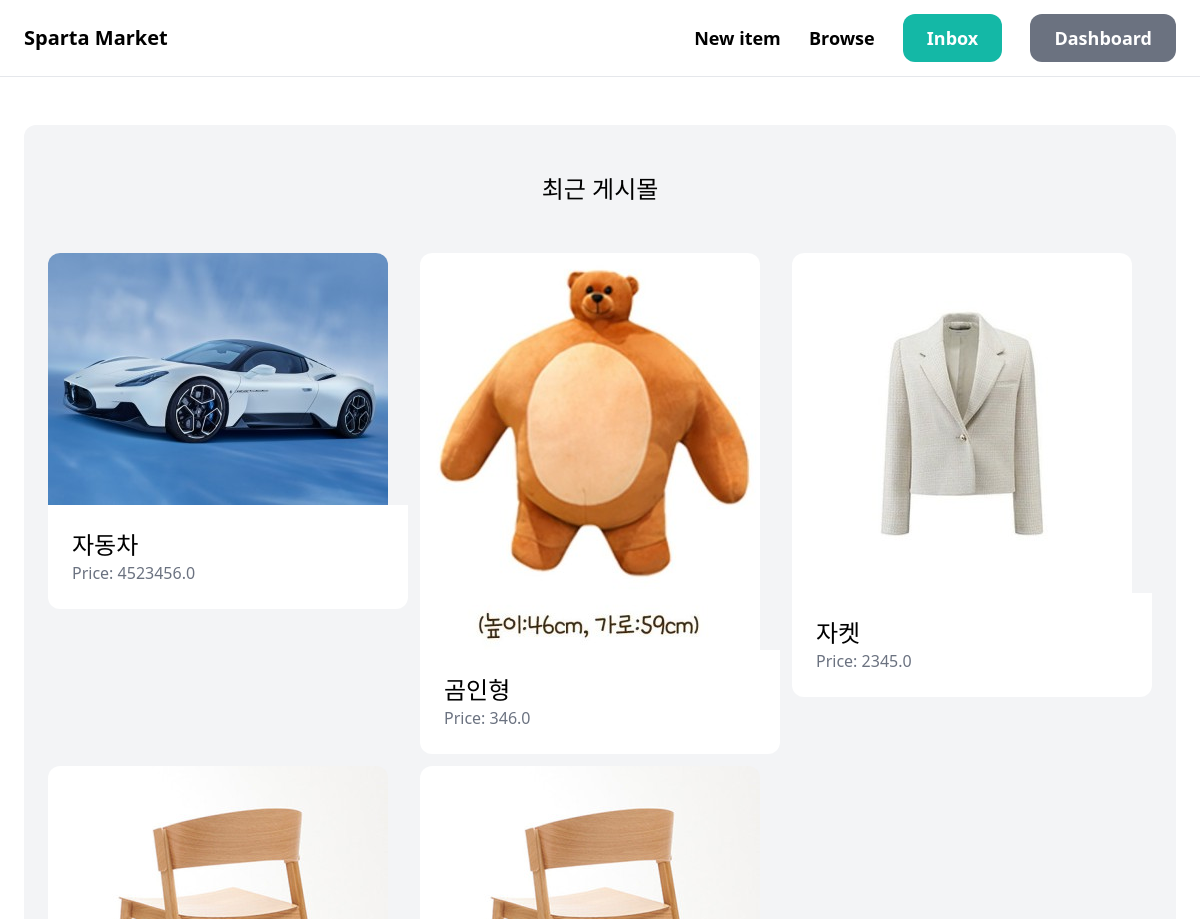
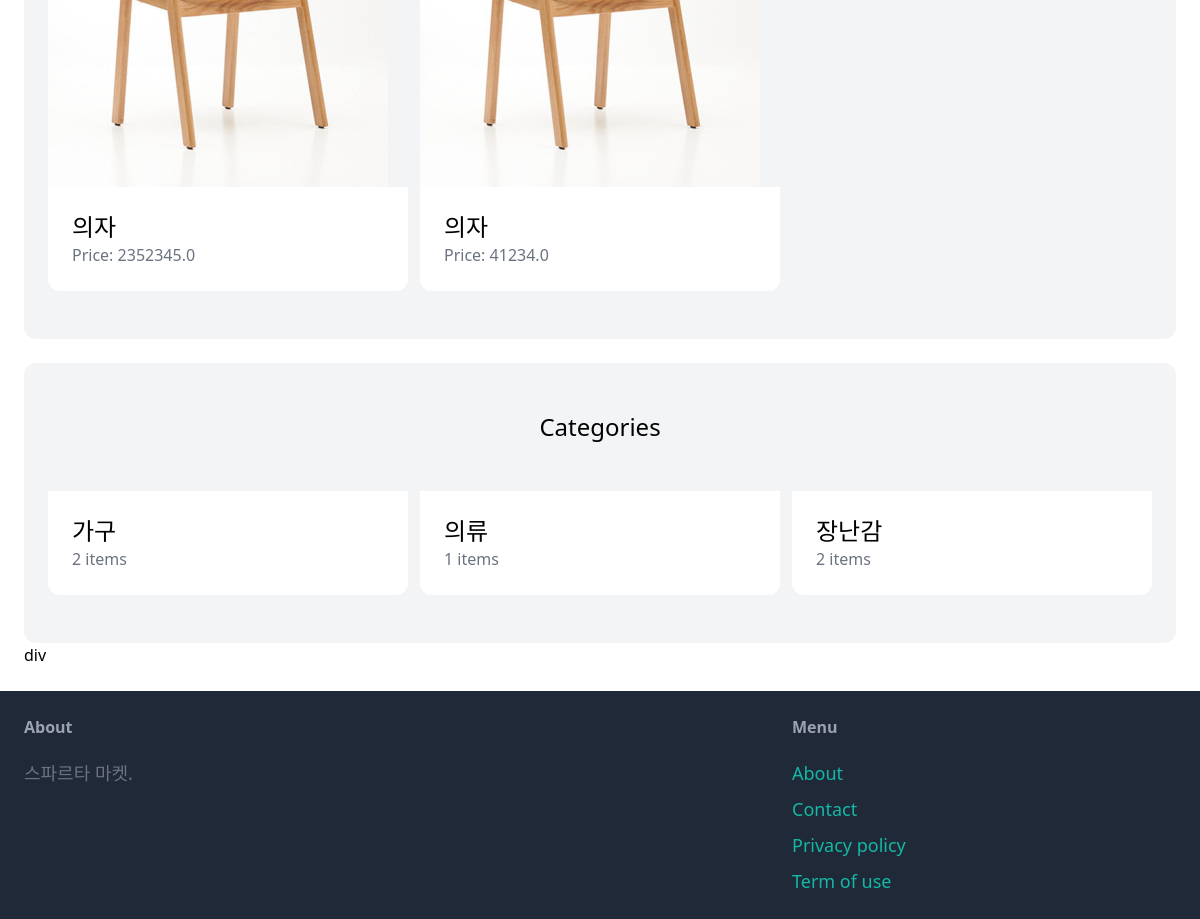
The app's page / (signed in) with its own data (2 pictures, top to bottom).
### item/models.py (models this page shows, shortened)
class Item(models.Model):
    category = models.ForeignKey(Category, related_name='items', on_delete=models.CASCADE)
    name = models.CharField(max_length=255)
    description = models.TextField(blank=True, null=True)
    price = models.FloatField()
    image = models.ImageField(upload_to='item_image', blank=True, null=True)
    is_sold = models.BooleanField(default=False)
    created_by = models.ForeignKey(User, related_name='items', on_delete=models.CASCADE)
    created_at = models.DateTimeField(auto_now_add=True)

class Category(models.Model):
    name = models.CharField(max_length=255)
    class Meta:
        ordering = ('name',)
        verbose_name_plural = 'Categories'

### core/views.py (the view)
# urls.py: path('', views.index, name='index'),
def index(request):
        item = Item.objects.filter(is_sold=False)[0:6]
        categories = Category.objects.all()
        return render(request, 'core/index.html', {
            'categories': categories,
            'item': item,
        })

### core/templates/core/index.html (shortened to what this page needs)
{% extends 'core/base.html' %}
{% block content %}
    <div class="mt-6 px-6 py-12 bg-gray-100 rounded-xl">
        <h2 class="mb-12 text-2xl text-center">최근 게시몰</h2>
        <div class="grid grid-cols-3 gap-3">
            {% for item in item %}
                <div>
                    <a href="{% url 'item:detail' item.id %}">
                        <div>
                            <img src="{{ item.image.url }}" class="rounded-t-xl">
                        </div>
                        <div class="p-6 bg-white rounded-b-xl">
                            <h2 class="text-2xl">{{ item.name }}</h2>
                            <p class="text-gray-500">Price: {{ item.price }}</p>
                        </div>
                    </a>
                </div>
            {% endfor %}
        </div>
    </div>
    <div class="mt-6 px-6 py-12 bg-gray-100 rounded-xl">
        <h2 class="mb-12 text-2xl text-center">Categories</h2>
        <div class="grid grid-cols-3 gap-3">
            {% for category in categories %}
                <div>
                    <a href="#">
                        <div class="p-6 bg-white rounded-b-xl">
                            <h2 class="text-2xl">{{ category.name }}</h2>
                            <p class="text-gray-500">{{ category.items.count }} items</p>
                        </div>
                    </a>
                </div>
            {% endfor %}
        </div>
    </div>div
{% endblock %}

### records on screen
Item: image (picture), name "자동차", price "4523456.0"
Item: image (picture), name "곰인형", price "346.0"
Item: image (picture), name "자켓", price "2345.0"
Item: image (picture), name "의자", price "2352345.0"
Item: image (picture), name "의자", price "41234.0"
Category: name "가구", items.count "2"
Category: name "의류", items.count "1"
Category: name "장난감", items.count "2"
